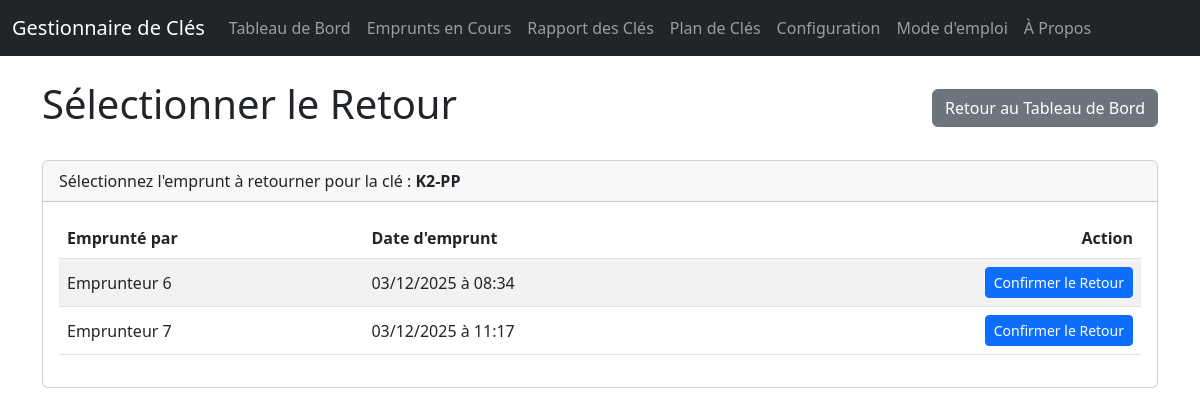
The page /return/select/2 on the database its author committed.
### app/main.py (models this page shows)
class Key(Base):
    __tablename__ = "keys"
    id = Column(Integer, primary_key=True, index=True)
    number = Column(String, unique=True, index=True, nullable=False)
    description = Column(String)
    quantity_total = Column(Integer, default=1)
    quantity_reserve = Column(Integer, default=0)
    storage_location = Column(String, nullable=True)
    loans = relationship("Loan", back_populates="key", cascade="all, delete-orphan")
    rooms = relationship("Room", secondary=key_room_association, back_populates="keys")

class Loan(Base):
    __tablename__ = "loans"
    id = Column(Integer, primary_key=True, index=True)
    key_id = Column(Integer, ForeignKey("keys.id"), nullable=False)
    borrower_id = Column(Integer, ForeignKey("borrowers.id"), nullable=False)
    loan_date = Column(DateTime, default=datetime.datetime.utcnow)
    return_date = Column(DateTime, nullable=True)
    key = relationship("Key", back_populates="loans")
    borrower = relationship("Borrower", back_populates="loans")

class Borrower(Base):
    __tablename__ = "borrowers"
    id = Column(Integer, primary_key=True, index=True)
    name = Column(String, index=True, nullable=False)
    email = Column(String, index=True)
    loans = relationship("Loan", back_populates="borrower", cascade="all, delete-orphan")

### app/main.py (the view)
@app.get("/return/select/{key_id}", response_class=HTMLResponse)
async def select_return(request: Request, key_id: int, db: Session = Depends(get_db)):
    key = db.query(Key).filter(Key.id == key_id).first()
    if not key:
        return HTMLResponse("Clé non trouvée", status_code=404)
    active_loans = db.query(Loan).filter(Loan.key_id == key_id, Loan.return_date == None).all()
    return templates.TemplateResponse("select_return.html", {"request": request, "key": key, "active_loans": active_loans, "page_title": "Sélectionner le Retour"})

### app/templates/select_return.html (shortened to what this page needs)
<!DOCTYPE html>
<html lang="fr">
<head>
    <link href="https://cdn.jsdelivr.net/npm/bootstrap@5.3.0/dist/css/bootstrap.min.css" rel="stylesheet">
</head>
<body>
    {% include 'navbar.html' %}
    <main class="container" style="padding-top: 5rem;">
        <div class="d-flex justify-content-between align-items-center mb-4">
            <h1>{{ page_title }}</h1>
            <a href="/" class="btn btn-secondary">Retour au Tableau de Bord</a>
        </div>
        <div class="card">
            <div class="card-header">
                Sélectionnez l'emprunt à retourner pour la clé : <strong>{{ key.number }}</strong>
            </div>
            <div class="card-body">
                {% if active_loans %}
                <table class="table table-striped">
                    <thead>
                        <tr>
                            <th>Emprunté par</th>
                            <th>Date d'emprunt</th>
                            <th class="text-end">Action</th>
                        </tr>
                    </thead>
                    <tbody>
                        {% for loan in active_loans %}
                        <tr>
                            <td class="align-middle">{{ loan.borrower.name }}</td>
                            <td class="align-middle">{{ loan.loan_date.strftime('%d/%m/%Y à %H:%M') }}</td>
                            <td class="text-end">
                                <a href="/return/loan/{{ loan.id }}" class="btn btn-primary btn-sm">Confirmer le Retour</a>
                            </td>
                        </tr>
                        {% endfor %}
                    </tbody>
                </table>
                {% else %}
                <p class="text-center text-muted">Aucun emprunt actif trouvé pour cette clé.</p>
                {% endif %}
            </div>
        </div>
    </main>
</body>
</html>

### rows shown on the page
Key: number "K2-PP"
Loan: borrower.name "Emprunteur 6", loan_date "03/12/2025 à 08:34"
Loan: borrower.name "Emprunteur 7", loan_date "03/12/2025 à 11:17"

### other values the page prints
{{ page_title }} "Sélectionner le Retour"
